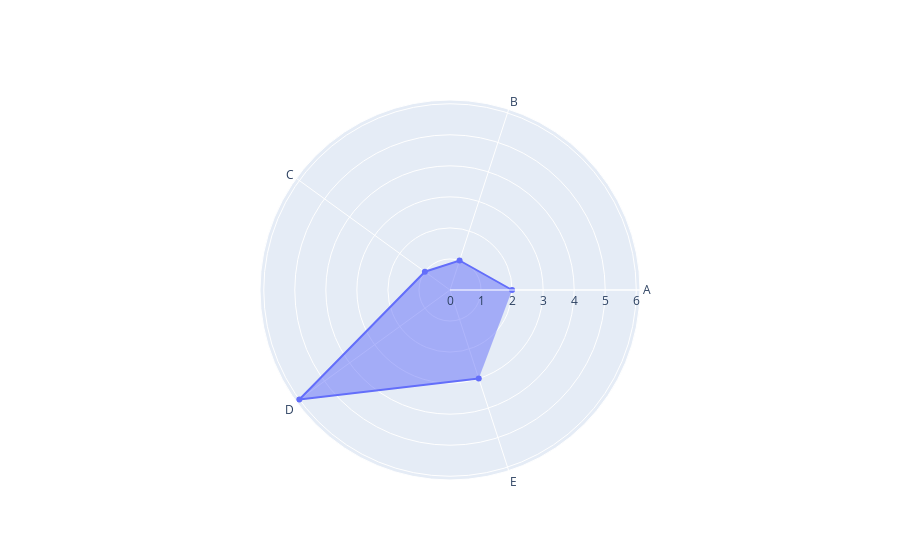

The notebook cell this image was saved under:
### Code cell
import plotly.graph_objects as go
import numpy as np

# 랜덤 데이터 생성
categories = ['A', 'B', 'C', 'D', 'E']
values = np.random.randint(1, 10, size=len(categories))

# 극좌표 그래프 생성
fig = go.Figure()

fig.add_trace(go.Scatterpolar(
      r=values,
      theta=categories,
      fill='toself'
))

fig.show()

### Figure 1 — Plotly figure (JSON) as saved in the notebook; plotly's stock layout.template omitted (floating-point values rounded to 4 significant figures)
{"data": [{"fill": "toself", "r": [2, 1, 1, 6, 3], "theta": ["A", "B", "C", "D", "E"], "type": "scatterpolar"}], "layout": {}}
